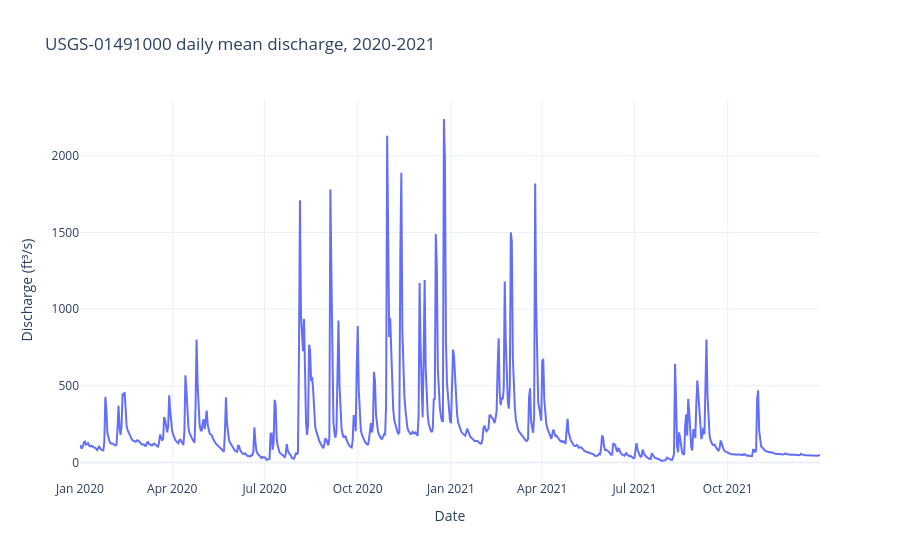

The code cell stored with this chart in its notebook:
### Code cell
# Daily mean discharge for the gauge; missing values stay gaps.
view = daily.sort_values("date")
fig = go.Figure(go.Scatter(x=view["date"], y=view["flow"], mode="lines", connectgaps=False))
fig.update_layout(title="USGS-01491000 daily mean discharge, 2020-2021",
                  xaxis_title="Date", yaxis_title="Discharge (ft³/s)")
fig.show()

### Figure 1 — Plotly figure (JSON) as saved in the notebook; plotly's stock layout.template omitted (floating-point values rounded to 4 significant figures; data arrays with more than 128 entries replaced by an {"elided": "..."} marker saying what was removed)
{"data": [{"connectgaps": false, "mode": "lines", "type": "scatter", "x": {"elided": "731 str values"}, "y": {"elided": "731 float values"}}], "layout": {"title": {"text": "USGS-01491000 daily mean discharge, 2020-2021"}, "xaxis": {"title": {"text": "Date"}}, "yaxis": {"title": {"text": "Discharge (ft³/s)"}}}}
